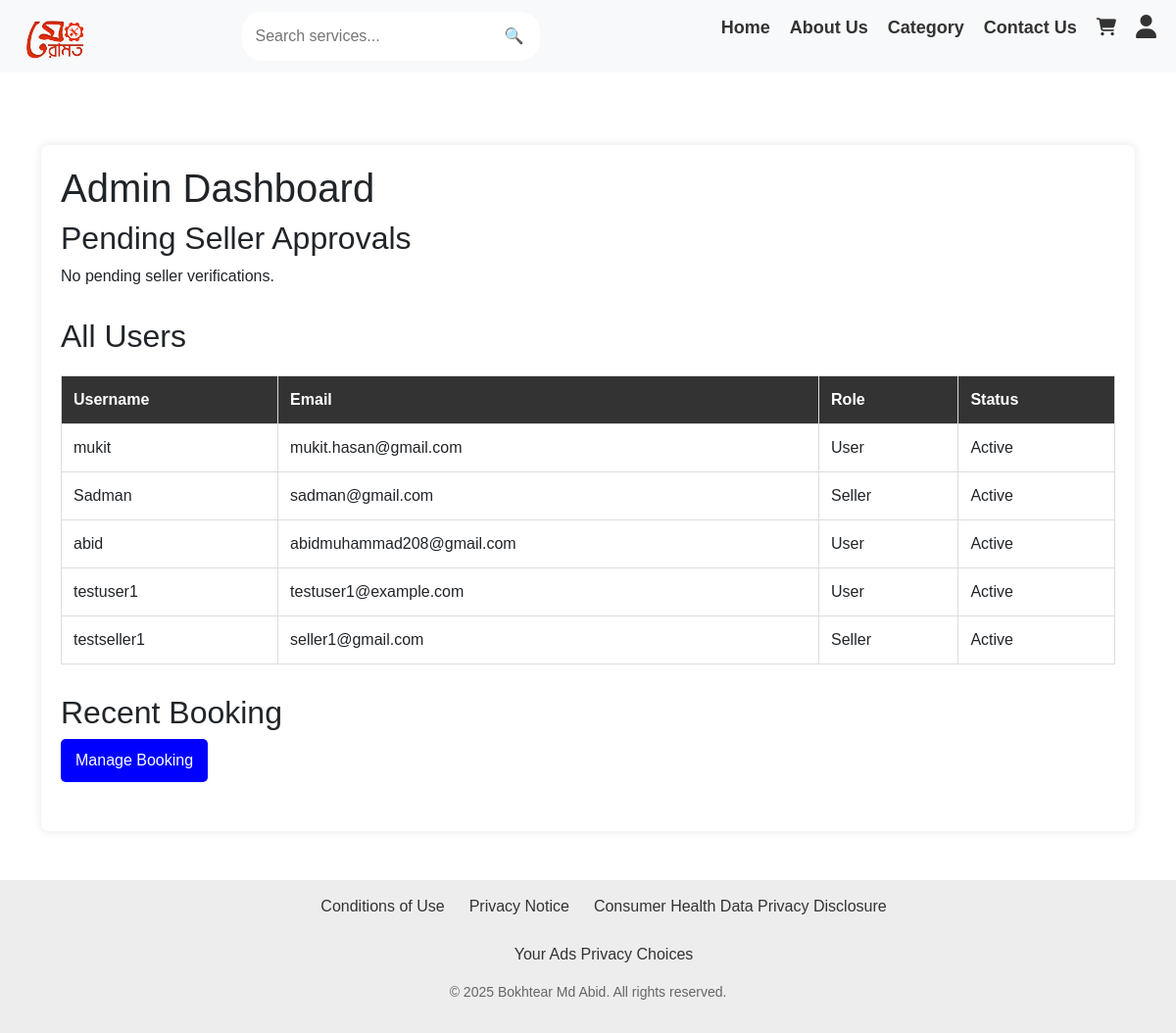
Page /admin-dashboard/ (signed in) on the committed database.
### meramotapp/models.py (models this page shows, shortened)
class CustomUser(AbstractUser):
    is_seller = models.BooleanField(default=False)
    is_normal_user = models.BooleanField(default=True)
    mobile_no = models.CharField(max_length=15, unique=True, null=True, blank=True)
    groups = models.ManyToManyField(Group, related_name="customuser_set", blank=True)
    user_permissions = models.ManyToManyField(Permission, related_name="customuser_permissions", blank=True)
    image = models.ImageField(upload_to="sellers/", blank=True, null=True)  # Allow image upload

### meramotapp/views.py (the view)
# urls.py: path("admin-dashboard/", views.admin_dashboard, name="admin_dashboard"),
@login_required
@user_passes_test(is_admin)
def admin_dashboard(request):
    users = CustomUser.objects.all()
    sellers = CustomUser.objects.filter(is_seller=True, is_active=False)  # Pending verification
    orders = Order.objects.all()
    return render(request, "admin/admin_dashboard.html", {"users": users, "sellers": sellers, "orders": orders})

### meramotapp/views.py (called while the page is built)
def is_admin(user):
    return user.is_superuser

### templates/admin/admin_dashboard.html (shortened to what this page needs)
{% extends "base.html" %}
{% load static %}
{% block extra_css %}
<link rel="stylesheet" href="{% static 'css/style_admin.css' %}">
{% endblock %}
{% block content %}
<div class="admin-container">
    <h1>Admin Dashboard</h1>
    <div class="admin-section">
        <h2>Pending Seller Approvals</h2>
        {% if sellers %}
            <table class="admin-table">
                <tr>
                    <th>Username</th>
                    <th>Email</th>
                    <th>Action</th>
                </tr>
                {% for seller in sellers %}
                <tr>
                    <td>{{ seller.username }}</td>
                    <td>{{ seller.email }}</td>
                    <td><a href="{% url 'verify_seller' seller.id %}" class="btn-approve">Verify</a></td>
                </tr>
                {% endfor %}
            </table>
        {% else %}
            <p>No pending seller verifications.</p>
        {% endif %}
    </div>
    <div class="admin-section">
        <h2>All Users</h2>
        <table class="admin-table">
            <tr>
                <th>Username</th>
                <th>Email</th>
                <th>Role</th>
                <th>Status</th>
            </tr>
            {% for user in users %}
            <tr>
                <td>{{ user.username }}</td>
                <td>{{ user.email }}</td>
                <td>{% if user.is_seller %}Seller{% else %}User{% endif %}</td>
                <td>{% if user.is_active %}Active{% else %}Inactive{% endif %}</td>
            </tr>
            {% endfor %}
        </table>
    </div>
    <div class="admin-section">
        <h2>Recent Booking</h2>
        <a href="{% url 'admin_manage_booking' %}" class="btn-manage-orders">Manage Booking</a>
    </div>
</div>
{% endblock %}

### static/css/style_admin.css (style rules this page uses)
.admin-container { max-width: 1200px; margin: 50px auto; padding: 20px; background: #fff; box-shadow: 0 0 10px rgba(0, 0, 0, 0.1); border-radius: 8px; }
.admin-section { margin-bottom: 30px; }
.admin-table { width: 100%; border-collapse: collapse; margin-top: 20px; }
.admin-table th, .admin-table td { padding: 12px; border: 1px solid #ddd; text-align: left; }
.admin-table th { background: #333; color: #fff; }
.btn-manage-orders { display: inline-block; padding: 10px 15px; background: blue; color: #fff; text-decoration: none; border-radius: 5px; font-size: 16px; }
h2 { color: #333; margin-bottom: 20px; }

### templates/navbar.html (style rules this page uses)
* { text-decoration: none; margin: 0; padding: 0; box-sizing: border-box; }

### templates/footer.html (style rules this page uses)
* { margin: 0; padding: 0; text-decoration: none; box-sizing: border-box; }
html, body { height: 100%; display: flex; flex-direction: column; font-family: 'Trebuchet MS', 'Lucida Sans Unicode', 'Lucida Grande', 'Lucida Sans', Arial, sans-serif; }

### rows in the picture
CustomUser: username "mukit", email "mukit.hasan@gmail.com", is_seller "User", is_active "Active"
CustomUser: username "Sadman", email "sadman@gmail.com", is_seller "Seller", is_active "Active"
CustomUser: username "abid", email "abidmuhammad208@gmail.com", is_seller "User", is_active "Active"
CustomUser: username "testuser1", email "testuser1@example.com", is_seller "User", is_active "Active"
CustomUser: username "testseller1", email "seller1@gmail.com", is_seller "Seller", is_active "Active"
